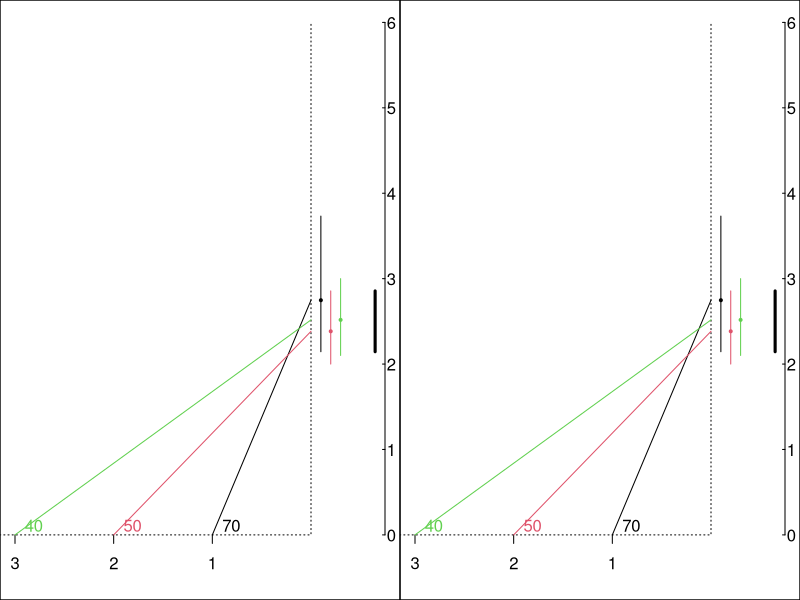

Recreate this plot in R.
DA = 10

xmax=0.75
DX=3+xmax
ymax=6


par(mfrow=c(1,2),mar = rep(0.01,4))

for (example in 1:2) {
	

 
plot(c(-3,xmax),c(-0.5,ymax),col="white",
 xaxt="n", yaxt="n",xlab="",ylab="",
 xlim=c(-3,xmax),ylim=c(-0.5,ymax))
lines(c(-4,0,0),c(0,0,6),lty="dotted")

segments(xmax, 0, xmax,  6)
for(h in seq(0,6,1)){
	text(xmax,h,toString(h),adj=c(-0.2,0.5))
	segments(xmax-0.025, h, xmax,  h)
}
for(d in seq(1,3,1)){
	text(-d,-0.25,toString(d),adj=c(0.5,1))
	segments(-d, 0, -d,  -0.1)
}


H = runif(1,1.8,3)
H = 2.5

x=0.1
U=5
L=0
COL=1
dd = 1
for (d in seq(dd,3,dd) ) {	
   ANGLE   = atan( H/d ) * 360/(2*pi) 
   angle.hat   = DA*round(ANGLE/DA)
   h.hat   = d*tan(  angle.hat       / ( 360/(2*pi) ) )
   segments(-d,0,0,h.hat,col=COL)
   text(-d+0.1,0,toString(angle.hat),
    adj=c(0,-0.25), col=COL)
   h.upper = d*tan( (angle.hat+DA/2) / ( 360/(2*pi) ) )
   h.lower = d*tan( (angle.hat-DA/2) / ( 360/(2*pi) ) )
   segments(x,h.lower,x,h.upper,col=COL)
   points(x,h.hat,pch=19,cex=0.4,col=COL)
   U = min(U,h.upper)
   L = max(L,h.lower)
   x=x+0.1
   COL=COL+1
}
segments(xmax-0.1,L,xmax-0.1,U,lwd=3)

}